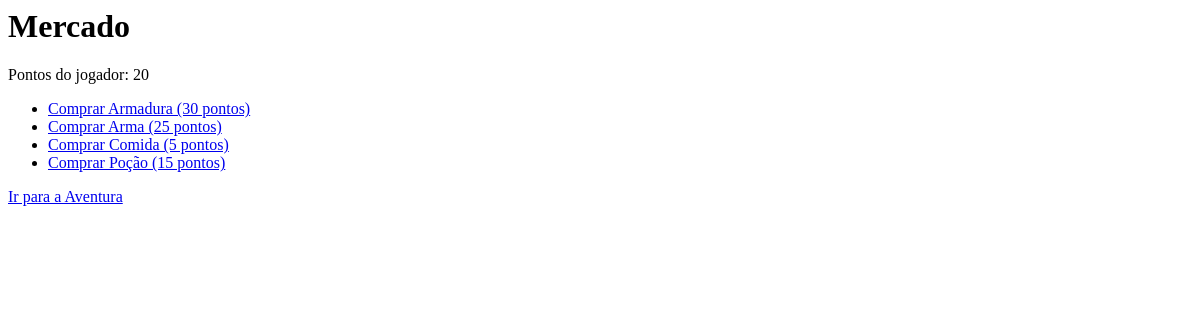
The page /market/ on the database as committed earlier.
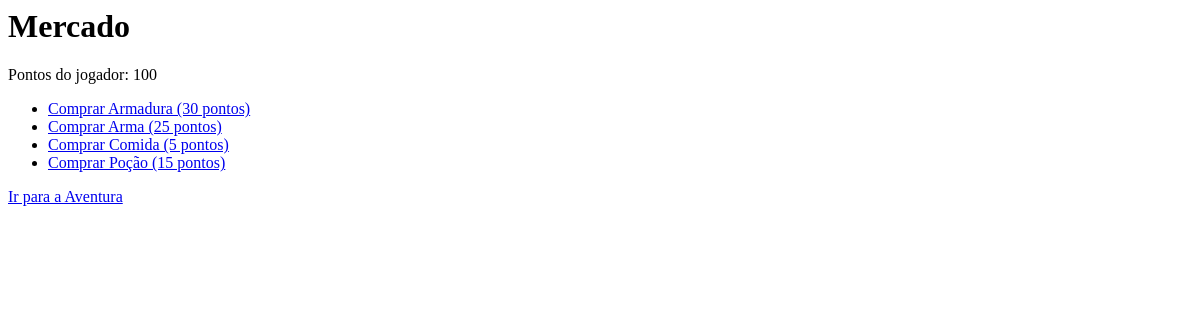
The same page on the database as committed later.
### inventory/models.py (models this page shows)
class Player(models.Model):
    name = models.CharField(max_length=100)
    gender = models.CharField(max_length=10, default='Male')  # Defina o valor padrão como 'Male'
    points = models.IntegerField(default=100)

### inventory/views.py (the view)
# urls.py: path('market/', market, name='market'),
def market(request):
    player = Player.objects.get(pk=1)  # Assumindo que há um jogador com ID 1
    items = Item.objects.all()
    context = {'player': player, 'items': items}
    return render(request, 'inventory/market.html', context)

### inventory/templates/inventory/market.html
<h1>Mercado</h1>
<p>Pontos do jogador: {{ player.points }}</p>
<ul>
  <li><a href="{% url 'buy_item' 1 %}">Comprar Armadura (30 pontos)</a></li>
  <li><a href="{% url 'buy_item' 2 %}">Comprar Arma (25 pontos)</a></li>
  <li><a href="{% url 'buy_item' 3 %}">Comprar Comida (5 pontos)</a></li>
  <li><a href="{% url 'buy_item' 4 %}">Comprar Poção (15 pontos)</a></li>
</ul>
<a href="{% url 'adventure' %}">Ir para a Aventura</a>

Rows that differ between the two databases and show on the page:
changed Player: points "20" → "100"
